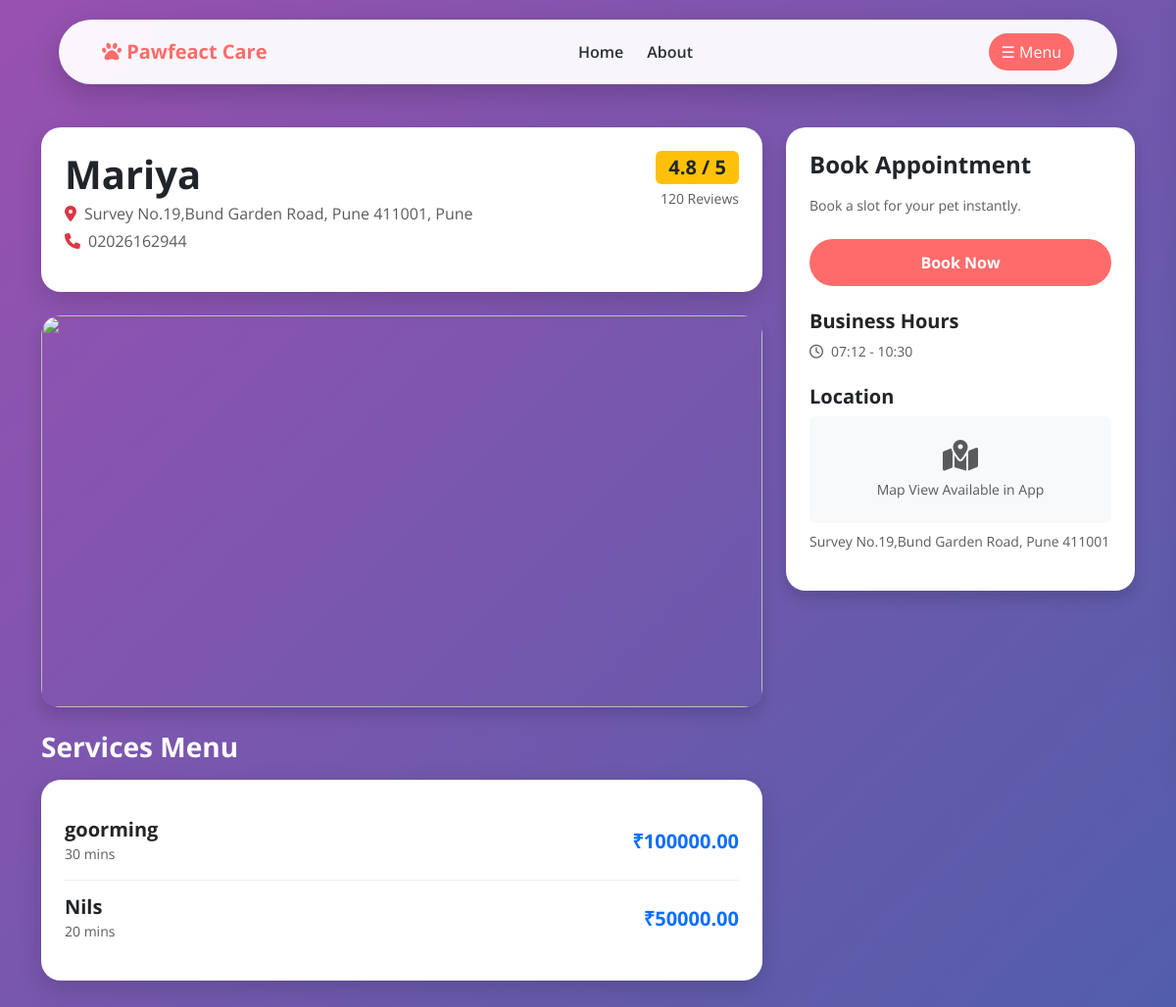
/salondetail?id=2, run on an earlier commit of the app's database.
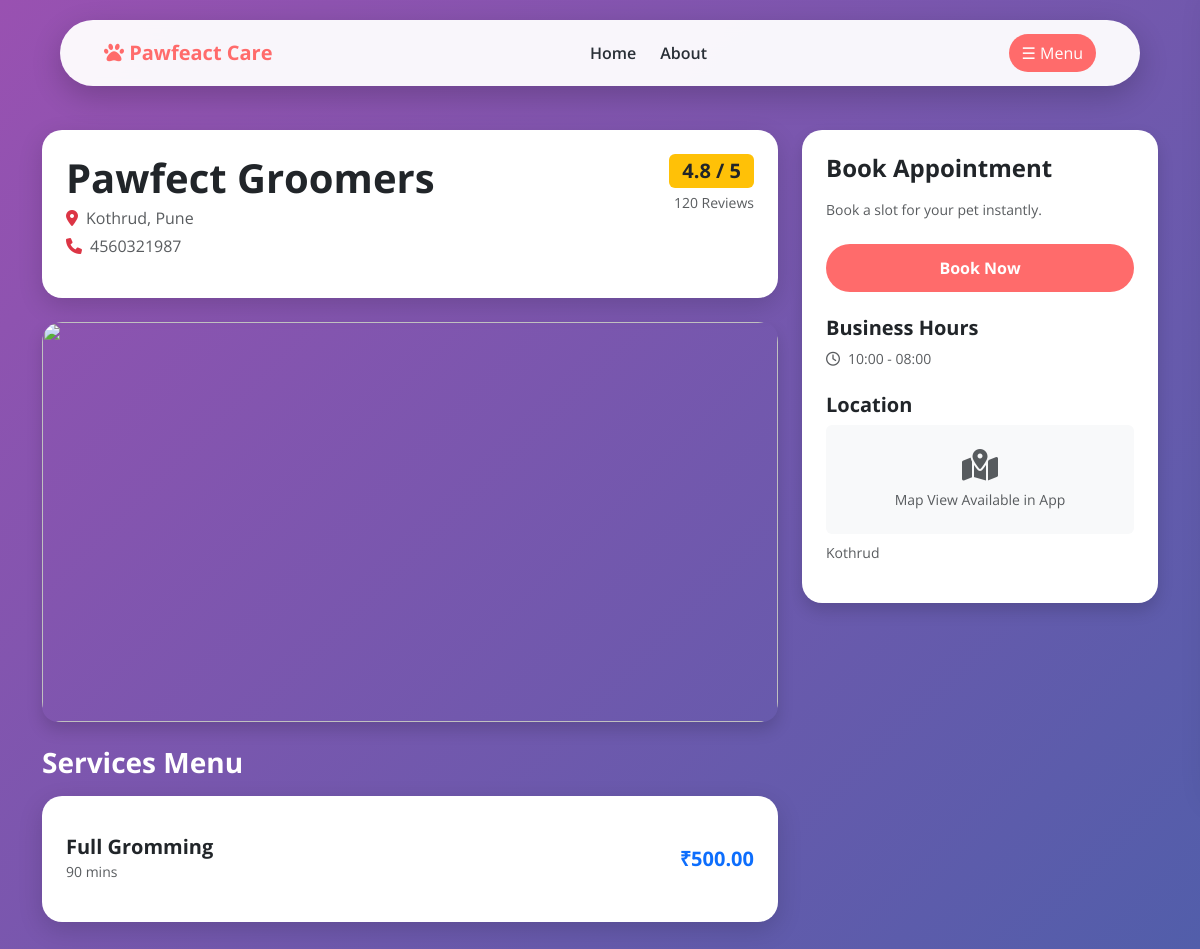
And on a later commit of the database.
### app.py (models this page shows, shortened)
class Salon(db.Model):
    id = db.Column(db.Integer, primary_key=True)
    name = db.Column(db.String(100))
    open_hours = db.Column(db.String(50))
    close_hours= db.Column(db.String(50))
    tagline = db.Column(db.String(200))
    description = db.Column(db.Text)
    address = db.Column(db.String(200))
    city = db.Column(db.String(50))
    phone = db.Column(db.String(20))
    image = db.Column(db.String(200))

class Service(db.Model):
    id = db.Column(db.Integer, primary_key=True)
    salon_id = db.Column(db.Integer, db.ForeignKey('salon.id'), nullable=False)
    service_name = db.Column(db.String(100))
    price = db.Column(db.Float)
    duration = db.Column(db.Integer)

### app.py (the view)
@app.route("/salondetail")
def detilssalon():
    id = int(request.args.get('id'))
    salon = Salon.query.get_or_404(id)
    services = Service.query.filter_by(salon_id=id).all()
    return render_template('user/salondetail.html', salon=salon, services=services)

### templates/user/salondetail.html (shortened to what this page needs)
<!DOCTYPE html>
<html lang="en">
<head>
    <link href="https://cdn.jsdelivr.net/npm/bootstrap@5.3.0/dist/css/bootstrap.min.css" rel="stylesheet">
    <link rel="stylesheet" href="https://cdnjs.cloudflare.com/ajax/libs/font-awesome/6.0.0/css/all.min.css">
</head>
<body>
    <div class="live-bg-wrapper" id="paw-container"></div>
    <nav class="navbar navbar-expand-lg">
        <div class="container-fluid">
            <a class="navbar-brand fw-bold" href="/" style="color: var(--primary-color) !important;">
                <i class="fas fa-paw"></i> Pawfeact Care
            </a>
            <div class="d-none d-lg-flex gap-4 mx-auto fw-semibold">
                <a href="index.html" class="nav-link">Home</a>
                <a href="about.html" class="nav-link">About</a>
            </div>
            <button class="btn" style="background: var(--primary-color); color: white; border-radius: 50px;" onclick="openMenu()">☰ Menu</button>
        </div>
    </nav>
    <div class="container main-content">
        <div class="row g-4"> <div class="col-lg-8">
                <div class="card p-4 mb-4">
                    <div class="d-flex justify-content-between">
                        <div>
                            <h1 class="fw-bold mb-1">{{ salon.name }}</h1>
                            <p class="text-muted mb-1"><i class="fas fa-map-marker-alt me-2 text-danger"></i>{{ salon.address }}, {{ salon.city }}</p>
                            <p class="text-muted"><i class="fas fa-phone me-2 text-danger"></i>{{ salon.phone or "Not Available" }}</p>
                        </div>
                        <div class="text-end">
                            <span class="badge bg-warning text-dark fs-5">4.8 / 5</span>
                            <p class="small text-muted mt-1">120 Reviews</p>
                        </div>
                    </div>
                </div>
                <div id="salonCarousel" class="carousel slide mb-4" data-bs-ride="carousel">
                    <div class="carousel-inner rounded-4 shadow">
                        <div class="carousel-item active">
                            <img src="https://images.unsplash.com/photo-1516734212186-a967f81ad0d7" class="d-block w-100">
                        </div>
                    </div>
                </div>
                <h3 class="text-white mb-3 fw-bold">Services Menu</h3>
                <div class="card p-4 mb-5">
                    {% for service in services %}
                    <div class="service-item d-flex justify-content-between align-items-center">
                        <div>
                            <h5 class="fw-bold mb-0">{{ service.service_name }}</h5>
                            <small class="text-muted">{{ service.duration }} mins</small>
                        </div>
                        <div class="fw-bold text-primary fs-5">₹{{ "%.2f"|format(service.price) }}</div>
                    </div>
                    {% else %}
                    <p class="text-center py-4">No services listed for this salon.</p>
                    {% endfor %}
                </div>
            </div>
            <div class="col-lg-4">
                <div class="card p-4 sticky-top shadow" style="top: 130px;">
                    <h4 class="fw-bold mb-3">Book Appointment</h4>
                    <p class="text-muted small mb-4">Book a slot for your pet instantly.</p>
                    <a href="/book/{{ salon.id }}" class="btn btn-primary-custom w-100 mb-4">Book Now</a>
                    <h5 class="fw-bold mb-2">Business Hours</h5>
                    <p class="small mb-4 text-muted">
                        <i class="far fa-clock me-2"></i>{{ salon.open_hours or "9:00 AM" }} - {{ salon.close_hours or "8:00 PM" }}
                    </p>
                    <h5 class="fw-bold mb-2">Location</h5>
                    <div class="bg-light rounded text-center py-4 mb-2">
                        <i class="fas fa-map-marked-alt fa-2x text-muted mb-2"></i>
                        <p class="small text-muted mb-0">Map View Available in App</p>
                    </div>
                    <p class="small text-muted">{{ salon.address }}</p>
                </div>
            </div>
        </div>
    </div>
</body>
</html>

### templates/user/salondetail.html (style rules this page uses)
:root { --primary-blue: #5D5FEF; --light-lavender: #DDE2FF; --emerald-green: #109362; --gold-yellow: #FFC107; --dark-text: #292F36; --gray-sub: #A0A0C0; --primary-color: #FF6B6B; --secondary-color: #4ECDC4; }
body { font-family: 'Open Sans', sans-serif; background: linear-gradient(135deg, #9951b1, #515eaa); min-height: 100vh; margin: 0; color: var(--dark-text); }
.navbar { margin-top: 20px; padding: 0.8rem 2rem; background: rgba(255, 255, 255, 0.95); backdrop-filter: blur(15px); border-radius: 50px; box-shadow: 0 10px 30px rgba(0, 0, 0, 0.2); width: 90%; left: 50%; transform: translateX(-50%); position: fixed; z-index: 1100; }
.main-content { padding-top: 130px; position: relative; z-index: 1; }
.card { border-radius: 20px; border: none; box-shadow: 0 8px 24px rgba(0,0,0,0.15); }
.btn-primary-custom { background: var(--primary-color); border: none; color: white; padding: 12px 25px; border-radius: 50px; font-weight: 700; transition: 0.3s; }
.carousel-item img { height: 400px; object-fit: cover; border-radius: 20px; }
.service-item { padding: 15px 0; border-bottom: 1px solid #eee; }
.service-item:last-child { border-bottom: none; }
.live-bg-wrapper { position: fixed; inset: 0; z-index: -1; overflow: hidden; pointer-events: none; }

What changed in the data, as far as the page shows it:
no longer on this page (row edited): Service: service_name "Nils", duration "20", price "50000.00"
changed Salon "Pune": name "Mariya" → "Pawfect Groomers"; address "Survey No.19,Bund Garden Road, Pune 411001" → "Kothrud"; phone "02026162944" → "4560321987"; open_hours "07:12" → "10:00"; close_hours "10:30" → "08:00"
changed Service: service_name "goorming" → "Full Gromming"; duration "30" → "90"; price "100000.00" → "500.00"
